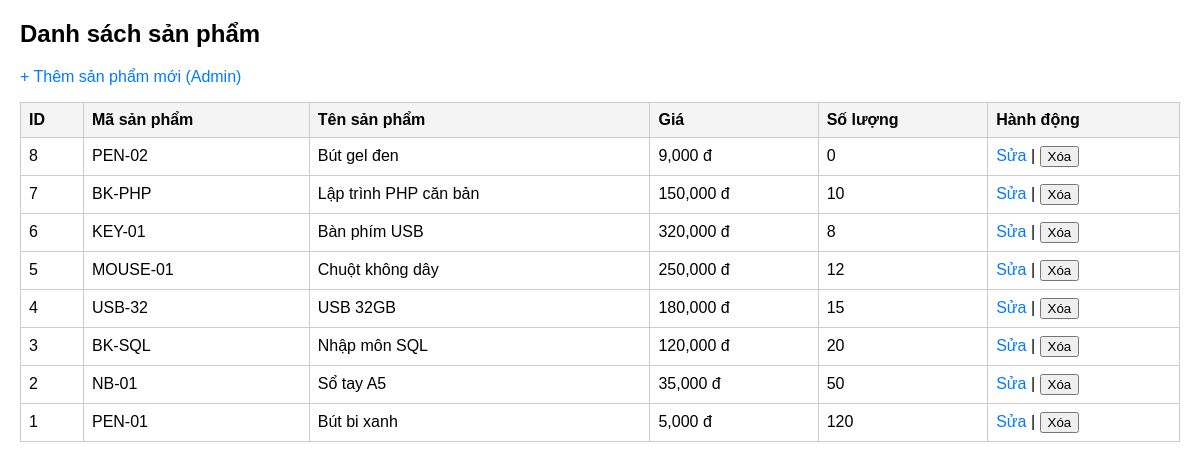
The page / on the database its author committed.
### tables this page shows
CREATE TABLE products (
    id INT AUTO_INCREMENT PRIMARY KEY,
    category_id INT NOT NULL,
    code VARCHAR(30) NOT NULL,
    name VARCHAR(180) NOT NULL,
    price DECIMAL(12,2) NOT NULL,
    stock INT NOT NULL DEFAULT 0,
    status ENUM('active', 'inactive') NOT NULL DEFAULT 'active',
    CONSTRAINT uq_products_code UNIQUE (code),
    CONSTRAINT chk_products_price CHECK (price >= 0),
    CONSTRAINT chk_products_stock CHECK (stock >= 0),
    CONSTRAINT fk_products_category
        FOREIGN KEY (category_id) REFERENCES categories(id)
        ON UPDATE CASCADE
        ON DELETE RESTRICT
);

### src/Controller/ProductController.php (called while the page is built, shortened)
<?php
class ProductController {
    public function index(): void {
        $products = $this->products->findAll();
        require __DIR__ . '/../View/product/index.php';
    }
}

### public/index.php (called while the page is built, shortened)
<?php
$pdo = Database::connection();
$productRepository = new ProductRepository($pdo);
$userRepository = new UserRepository($pdo);
$orderRepository = new OrderRepository($pdo);
$productController = new ProductController($productRepository);
$authController = new AuthController($userRepository);
$adminProductController = new AdminProductController($productRepository);
$adminUserController = new AdminUserController($userRepository);
$orderController = new OrderController($orderRepository);
$apiProductController = new ApiProductController($productRepository);
$route = $_GET['route'] ?? 'products';
$method = $_SERVER['REQUEST_METHOD'];
$routes = [
    'GET' => [
        'products' => [$productController, 'index'],
        'login' => [$authController, 'form'],
        'admin/products' => [$adminProductController, 'index'],
        'admin/products/create' => [$adminProductController, 'createForm'],
        'admin/products/edit' => [$adminProductController, 'editForm'],
        'admin/users' => [$adminUserController, 'index'],
        'admin/users/create' => [$adminUserController, 'createForm'],
        'my-orders' => [$orderController, 'mine'],
        'my-orders/show' => [$orderController, 'show'],
        'api/products' => [$apiProductController, 'search'],
    ],
    'POST' => [
        'login' => [$authController, 'login'],
        'logout' => [$authController, 'logout'],
        'admin/products/store' => [$adminProductController, 'store'],
        'admin/products/update' => [$adminProductController, 'update'],
        'admin/products/delete' => [$adminProductController, 'delete'],
        'admin/users/store' => [$adminUserController, 'store'],
    ],
];
$handler = $routes[$method][$route] ?? null;
$handler();

### src/Repository/ProductRepository.php (called while the page is built, shortened)
<?php
class ProductRepository {
    public function findAll(): array {
        $stmt = $this->pdo->query(
            'SELECT p.*, c.name AS category_name
             FROM products p
             LEFT JOIN categories c ON p.category_id = c.id
             ORDER BY p.id DESC'
        );
        return $stmt->fetchAll();
    }
}

### src/View/product/index.php (the view, shortened to what this page needs)
<!DOCTYPE html>
<html lang="vi">
<head>
</head>
<body>
    <h2>Danh sách sản phẩm</h2>
    <p><a href="index.php?route=admin/products/create">+ Thêm sản phẩm mới (Admin)</a></p>
    <table>
        <thead>
            <tr>
                <th>ID</th>
                <th>Mã sản phẩm</th>
                <th>Tên sản phẩm</th>
                <th>Giá</th>
                <th>Số lượng</th>
                <th>Hành động</th>
            </tr>
        </thead>
        <tbody>
            <?php if (!empty($products)): ?>
                <?php foreach ($products as $p): ?>
                    <tr>
                        <td><?= $p['id'] ?></td>
                        <td><?= htmlspecialchars($p['code']) ?></td>
                        <td><?= htmlspecialchars($p['name']) ?></td>
                        <td><?= number_format($p['price']) ?> đ</td>
                        <td><?= $p['stock'] ?></td>
                        <td>
                            <a href="index.php?route=admin/products/edit&id=<?= $p['id'] ?>">Sửa</a> |
                            <form action="index.php?route=admin/products/delete" method="POST" style="display:inline;" onsubmit="return confirm('Bạn có chắc chắn muốn xóa?');">
                                <button type="submit">Xóa</button>
                            </form>
                        </td>
                    </tr>
                <?php endforeach; ?>
            <?php else: ?>
                <tr><td colspan="6">Chưa có sản phẩm nào.</td></tr>
            <?php endif; ?>
        </tbody>
    </table>
</body>
</html>

### src/View/product/index.php (style rules this page uses)
body { font-family: Arial, sans-serif; margin: 20px; }
table { border-collapse: collapse; width: 100%; margin-top: 15px; }
th, td { border: 1px solid #ccc; padding: 8px; text-align: left; }
th { background-color: #f4f4f4; }
a { text-decoration: none; color: #007bff; }

### rows shown on the page
products: id "8", code "PEN-02", name "Bút gel đen", price "9,000", stock "0"
products: id "7", code "BK-PHP", name "Lập trình PHP căn bản", price "150,000", stock "10"
products: id "6", code "KEY-01", name "Bàn phím USB", price "320,000", stock "8"
products: id "5", code "MOUSE-01", name "Chuột không dây", price "250,000", stock "12"
products: id "4", code "USB-32", name "USB 32GB", price "180,000", stock "15"
products: id "3", code "BK-SQL", name "Nhập môn SQL", price "120,000", stock "20"
products: id "2", code "NB-01", name "Sổ tay A5", price "35,000", stock "50"
products: id "1", code "PEN-01", name "Bút bi xanh", price "5,000", stock "120"
